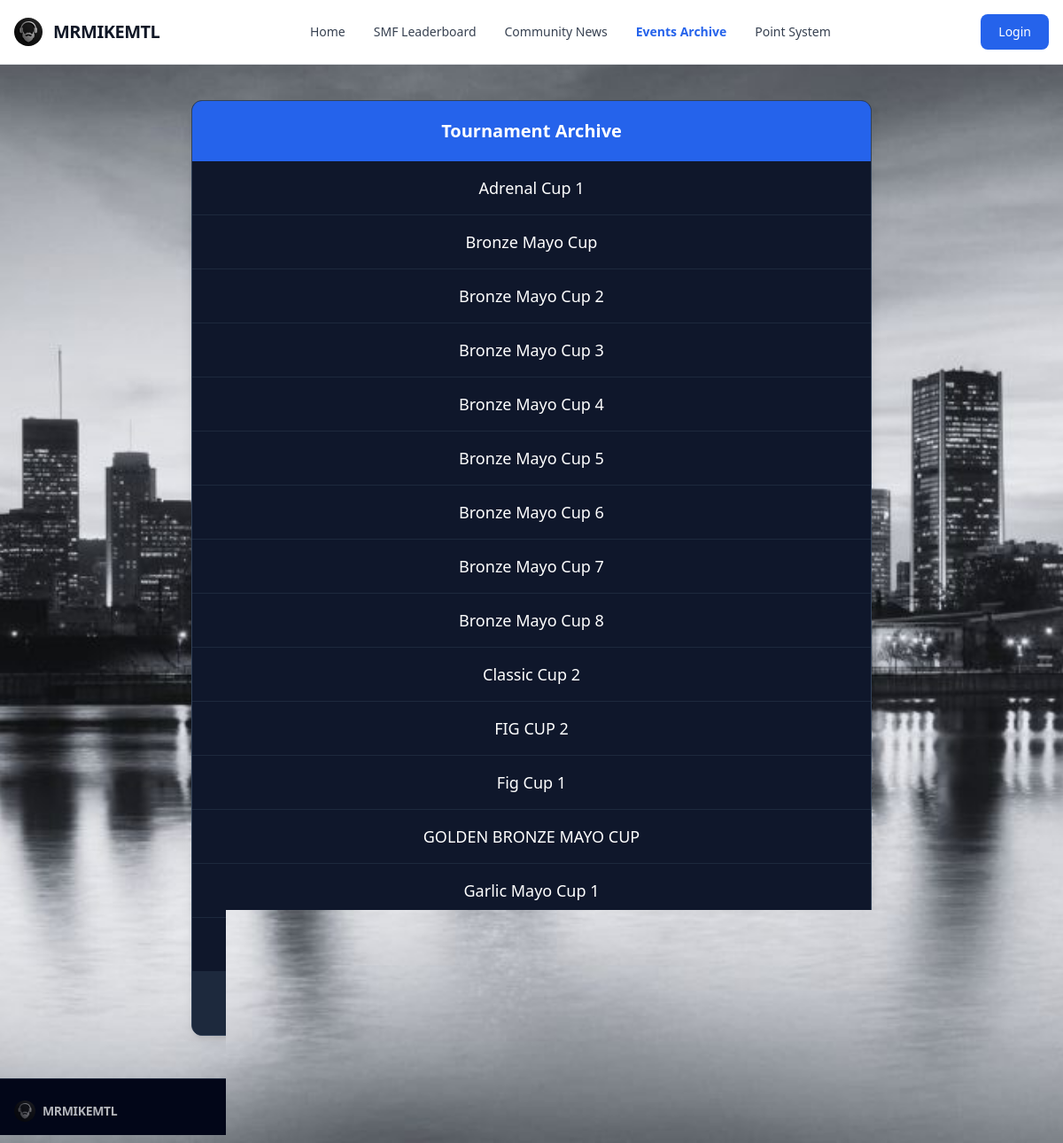
The app's page /events with its own data.
### tables this page shows
CREATE TABLE tournaments2026 (id INTEGER PRIMARY KEY, name varchar(255), participants varchar(255), progress_state varchar(255), tournament_id integer, points_calculated INTEGER NOT NULL DEFAULT 0);

CREATE TABLE tournaments (id INTEGER PRIMARY KEY, name varchar(255), participants varchar(255), progress_state varchar(255), tournament_id integer);

### web/app.py (the view, shortened to what this page needs)
@app.route("/events")
def events():
    data2025 = dbsession.exec_driver_sql("SELECT name FROM tournaments;").all()
    data2026 = dbsession.exec_driver_sql("SELECT name FROM tournaments2026;").all()
    all_events = data2025 + data2026
    event = request.args.get("event")
    if not event:
        raw_data = sorted(all_events)
        data = []
        page_size = 15
        total = len(raw_data)
        total_pages = max(1, round(total / page_size))
        page = request.args.get("page", type=int) or 1
        starting_spot = (page - 1) * page_size + 1
        i = 1
        for record in raw_data:
            if i >= starting_spot and len(data) < page_size:
                data.append({"name": record.name})
            i += 1
        pages = list(range(1, total_pages + 1))
        return render_template("events.html", data=data, pages=pages)

### web/templates/events.html (shortened to what this page needs)
{% extends "base.html" %}
{% block content %}
<div class="max-w-3xl mx-auto">
    {% if data %}
    <div class="overflow-hidden rounded-xl shadow-lg border border-slate-700 bg-slate-900">
        <h2 class="p-5 text-xl font-bold text-center bg-blue-600 text-white">Tournament Archive</h2>
        <div class="divide-y divide-slate-800">
            {% for row in data %}
            <a href="/events?event={{ row.name }}" class="block px-6 py-4 text-center text-lg font-medium text-white hover:bg-blue-900/30 hover:text-blue-400 transition-all">
                {{ row.name.split("-")[0].replace("_", " ") }}
            </a>
            {% endfor %}
        </div>
        <div class="flex justify-center bg-slate-800 p-4 gap-2">
            {% for page in pages %}
                <a href="/events?page={{ page }}" class="px-4 py-2 bg-slate-700 text-white rounded hover:bg-blue-600 transition-all">{{ page }}</a>
            {% endfor %}
        </div>
    </div>
    {% endif %}
</div>
{% endblock %}

### records on screen
tournaments2026: name.split "Adrenal Cup 1"
tournaments: name.split "Bronze Mayo Cup"
tournaments: name.split "Bronze Mayo Cup 2"
tournaments: name.split "Bronze Mayo Cup 3"
tournaments: name.split "Bronze Mayo Cup 4"
tournaments: name.split "Bronze Mayo Cup 5"
tournaments: name.split "Bronze Mayo Cup 6"
tournaments2026: name.split "Bronze Mayo Cup 7"
tournaments2026: name.split "Bronze Mayo Cup 8"
tournaments2026: name.split "Classic Cup 2"
tournaments2026: name.split "FIG CUP 2"
tournaments2026: name.split "Fig Cup 1"
tournaments2026: name.split "GOLDEN BRONZE MAYO CUP"
tournaments: name.split "Garlic Mayo Cup 1"
tournaments: name.split "Garlic Mayo Cup 2"
